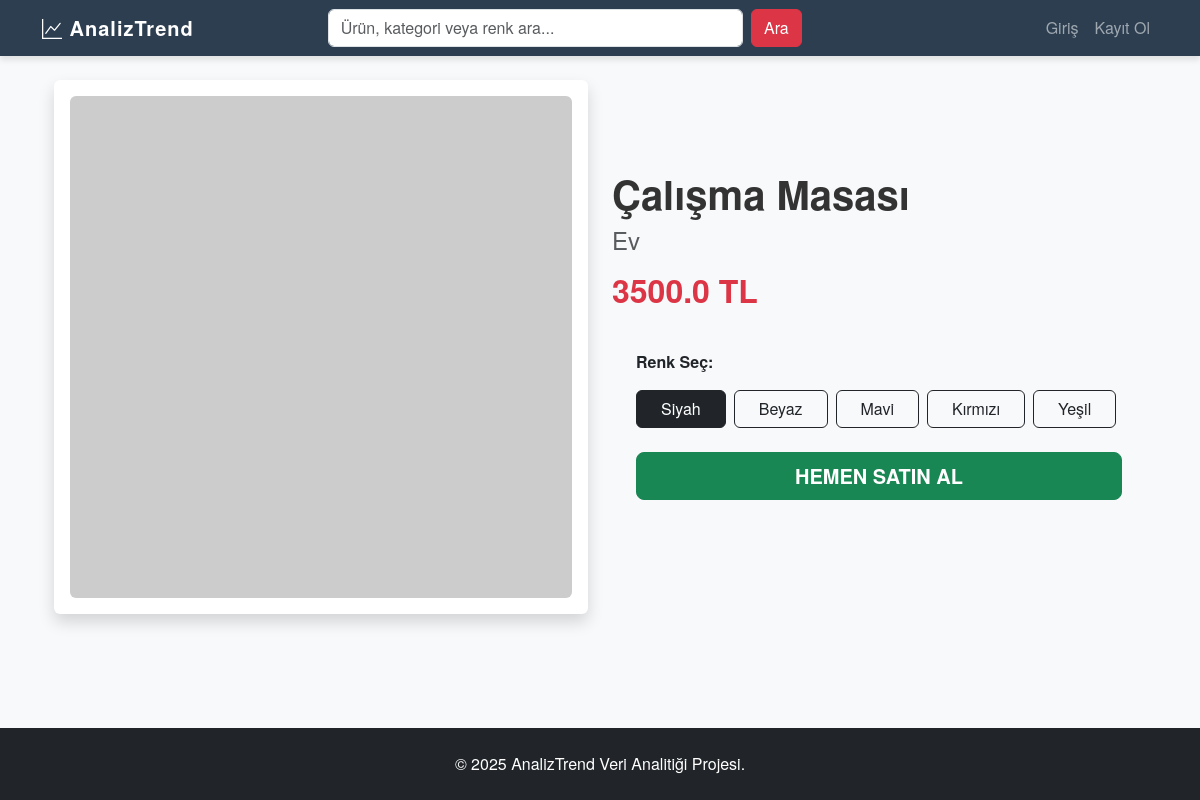
The app's page /product/21 with its own data.
### scripts/data.py (models this page shows)
class Product(db.Model):
    id = db.Column(db.Integer, primary_key=True)
    name = db.Column(db.String(200), nullable=False)
    category = db.Column(db.String(100), nullable=False)
    price = db.Column(db.Float, nullable=False)

### app.py (the view)
@app.route("/product/<int:product_id>")
def product_detail(product_id):
    return data_man.product_detail(product_id)

### templates/product.html (shortened to what this page needs)
{% extends 'layout.html' %} {% block content %}
<div class="container">
  <div class="row mb-5 align-items-center">
    <div class="col-md-6 text-center">
      <div class="card border-0 shadow p-3">
        <img src="{{ current_image }}" class="img-fluid rounded" />
      </div>
    </div>
    <div class="col-md-6">
      <h1 class="fw-bold">{{ product.name }}</h1>
      <h4 class="text-muted">{{ product.category }}</h4>
      <h2 class="text-danger fw-bold my-3">{{ product.price }} TL</h2>
      <div class="card bg-light border-0 p-4">
        <p class="fw-bold">Renk Seç:</p>
        <div class="d-flex flex-wrap gap-2 mb-4">
          {% for color in colors %}
          <a
            href="{{ url_for('product_detail', product_id=product.id, color=color) }}"
            class="btn {% if selected_color == color %}btn-dark{% else %}btn-outline-dark{% endif %} px-4"
          >
            {{ color }}
          </a>
          {% endfor %}
        </div>
        <button
          onclick="buyDetail('{{ selected_color }}')"
          class="btn btn-success btn-lg w-100 fw-bold"
        >
          HEMEN SATIN AL
        </button>
      </div>
    </div>
  </div>
</div>
{% endblock %}

### static/css/style.css (style rules this page uses)
:root { --primary: #2c3e50; --secondary: #e67e22; --accent: #3498db; --light: #ecf0f1; --dark: #2c3e50; --success: #27ae60; }
body { background-color: #f8f9fa; font-family: 'Helvetica Neue', Helvetica, Arial, sans-serif; color: #333; }

### records on screen
Product: name "Çalışma Masası", category "Ev", price "3500.0"

### other values on screen
{{ color }} "Siyah" "Beyaz" "Mavi" "Kırmızı" "Yeşil"
